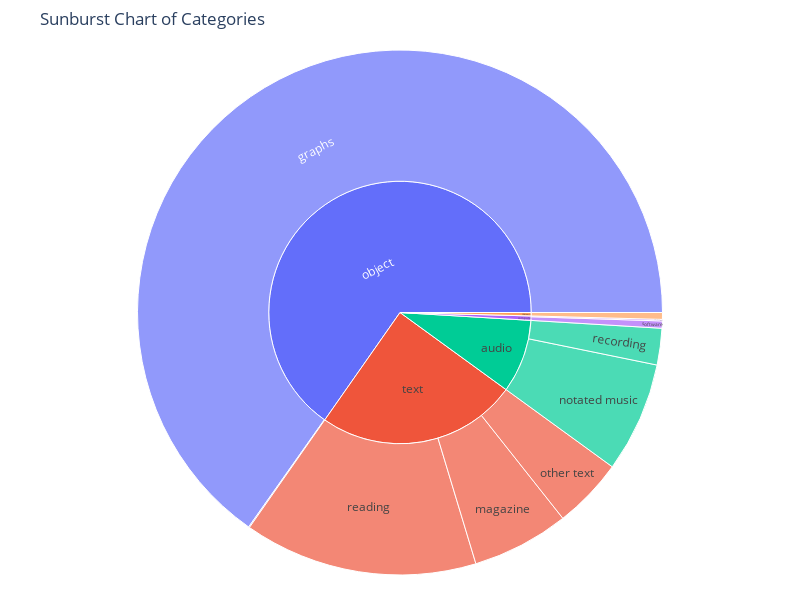

Source (notebook cell):
### Code cell
import plotly.express as px

# hierarchies['Level 1'] = hierarchies['Level 1'].fillna('')
# hierarchies['Level 2'] = hierarchies['Level 2'].fillna('')
# hierarchies['Level 3'] = hierarchies['Level 3'].fillna('')

# Creating the sunburst chart
fig = px.sunburst(
    hierarchies, 
    path=['Level 0', 'Level 1'],  # The hierarchy of your categories
    values='Value',  # The values for each leaf node
    # names='Key',  # The names for each leaf node
    title="Sunburst Chart of Categories",  # Optional: Adds a title to your chart
    width = 1000
)

# Set the size of the figure here
fig.update_layout(
    width=800,   # Adjust the width as needed
    height=600,  # Adjust the height as needed
    margin=dict(t=50, l=25, r=25, b=25)  # Adjust the margins if needed
)

# Show the figure
fig.show()

### Figure 1 — Plotly figure (JSON) as saved in the notebook; plotly's stock layout.template omitted (floating-point values rounded to 4 significant figures)
{"data": [{"branchvalues": "total", "domain": {"x": [0, 1], "y": [0, 1]}, "hovertemplate": "labels=%{label}<br>Value=%{value}<br>parent=%{parent}<br>id=%{id}<extra></extra>", "ids": ["Unknown/", "object/graphs", "text/magazine", "audio/notated music", "text/other text", "text/reading", "audio/recording", "computer/ressource internet", "computer/software", "object/three dimensional object", "Unknown", "audio", "computer", "object", "text"], "labels": ["", "graphs", "magazine", "notated music", "other text", "reading", "recording", "ressource internet", "software", "three dimensional object", "Unknown", "audio", "computer", "object", "text"], "name": "", "parents": ["Unknown", "object", "text", "audio", "text", "text", "audio", "computer", "computer", "object", "", "", "", "", ""], "type": "sunburst", "values": [408, 63493, 5826, 6613, 4228, 14012, 2193, 92, 433, 56, 408, 8806, 525, 63549, 24066]}], "layout": {"height": 600, "legend": {"tracegroupgap": 0}, "margin": {"b": 25, "l": 25, "r": 25, "t": 50}, "title": {"text": "Sunburst Chart of Categories"}, "width": 800}}
